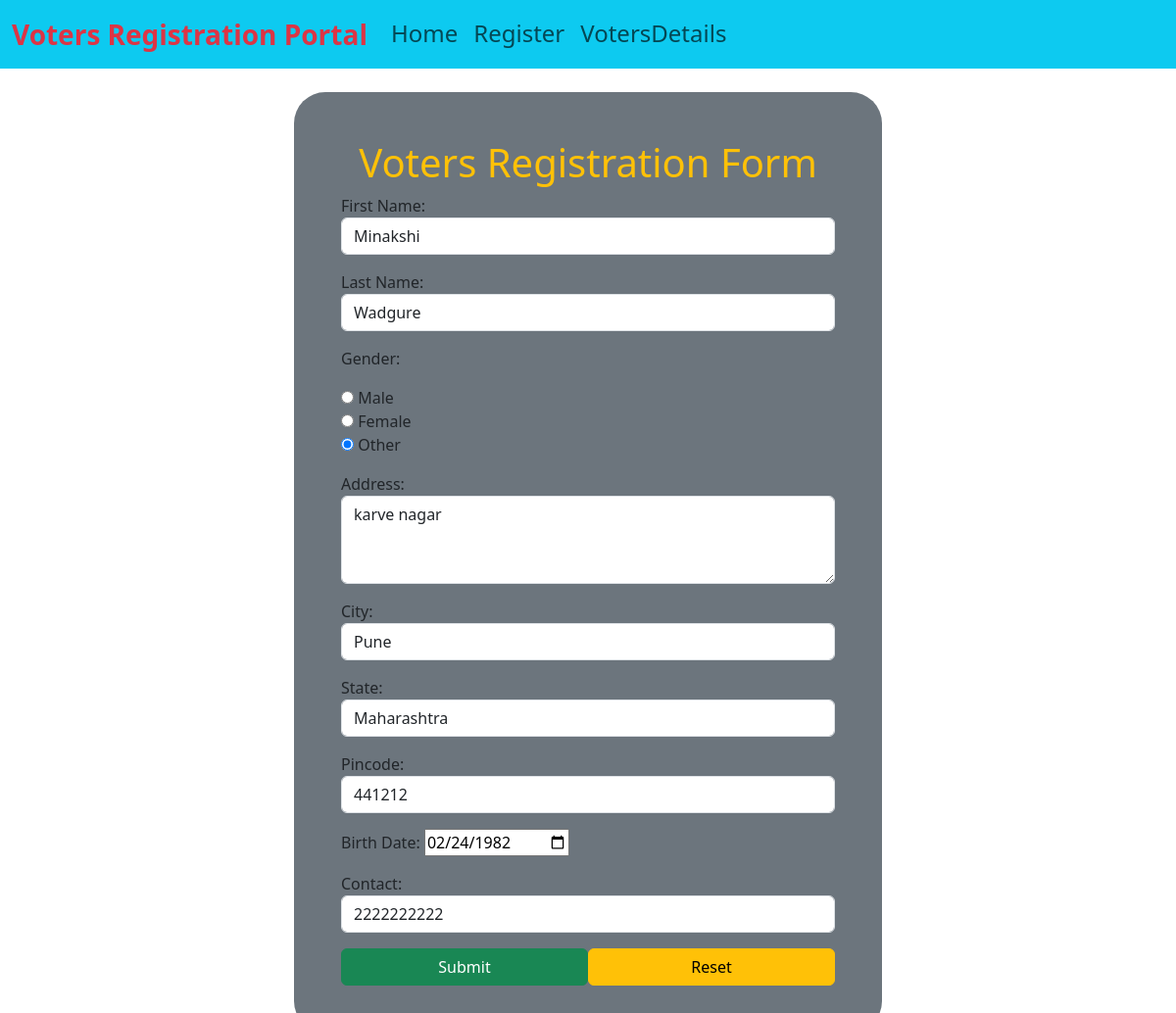
The app's page /a1/uv/2EF9CD47/ with its own data.
### app1/models.py (models this page shows)
class Voters(models.Model):
    vid = models.CharField(max_length=10, primary_key=True, default = generate_unic_Id, editable = False)
    fname = models.CharField(max_length=34,
                             validators=[validators.RegexValidator('^[a-zA-Z]{2,}$',
                                                                   message='Please enter proper first name with minimum 2 characters')])
    lname = models.CharField(max_length=34,
                             validators=[validators.RegexValidator('^[a-zA-Z]{2,}$',
                                                                   message='Please enter proper last name with minimum 2 characters')])
    gender = models.CharField(max_length=23)
    address = models.CharField(max_length=300)
    city = models.CharField(max_length=23)
    state = models.CharField(max_length=23)
    pincode = models.CharField(max_length=12,
                               validators=[validators.RegexValidator('^[1-9]{1}[0-9]{2}[0-9]{3}$',
                                                                     message='Please Enter Valid 6-digit Pincode')]
                               )
    dob = models.DateField()
    contact = models.CharField(max_length=23,
                               validators=[validators.RegexValidator('^(\+\d{1,3}[- ]?)?\d{10}$',
                                                                     message='Please Enter Proper Contact Number')])

### app1/views.py (the view)
# urls.py: path('uv/<x>/', updateview),
def updateview(request, x):
    obj = Voters.objects.get(vid=x)
    form = VotersForm(instance=obj)
    if request.method == 'POST':
        form = VotersForm(request.POST, instance=obj)
        if form.is_valid():
            form.save()
            return redirect(f'/a1/sdv/{obj.vid}/')
    return render(request, 'app1/form.html', {'form': form})

### app1/forms.py (shortened to what this page needs)
class VotersForm(forms.ModelForm):
    class Meta:
        model = Voters
        fields = '__all__'
        labels = {
            'vid' : 'Voters ID',
            'fname' : 'First Name',
            'lname' : 'Last Name',
            'dob' : 'Birth Date'
        }
        widgets = {
            'vid' : forms.TextInput(attrs={'class': 'form-control'}),
            'fname' : forms.TextInput(attrs={'class': 'form-control'}),
            'lname' : forms.TextInput(attrs={'class': 'form-control'}),
            'gender' : forms.RadioSelect(choices=gen),
            'address' : forms.Textarea(attrs={'class': 'form-control', 'style': 'height:90px;'}),
            'city' : forms.TextInput(attrs={'class': 'form-control'}),
            'state' : forms.TextInput(attrs={'class': 'form-control'}),
            'pincode' : forms.TextInput(attrs={'class': 'form-control'}),
            'dob' : forms.DateInput(attrs={'type': 'date'}),
            'contact' : forms.TextInput(attrs={'class': 'form-control'}),
        }

### templates/app1/form.html (shortened to what this page needs)
{% extends 'base.html' %}
{% block content %}
<div class="bg-secondary w-50 mx-auto p-5 mt-4 rounded-5">
    <h1 class="text-warning text-center">Voters Registration Form</h1>
    <form method="post">
        {{ form.as_p }}
        <input type="submit" class="btn btn-success col-6">
        <input type="reset" class="btn btn-warning col-6 float-end">
    </form>
</div>
{% endblock %}

### records on screen
Voters: fname "Minakshi", lname "Wadgure", gender "☐ Male ☐ Female ☑ Other", address "karve nagar", city "Pune", state "Maharashtra", pincode "441212", dob "02/24/1982", contact "2222222222"
